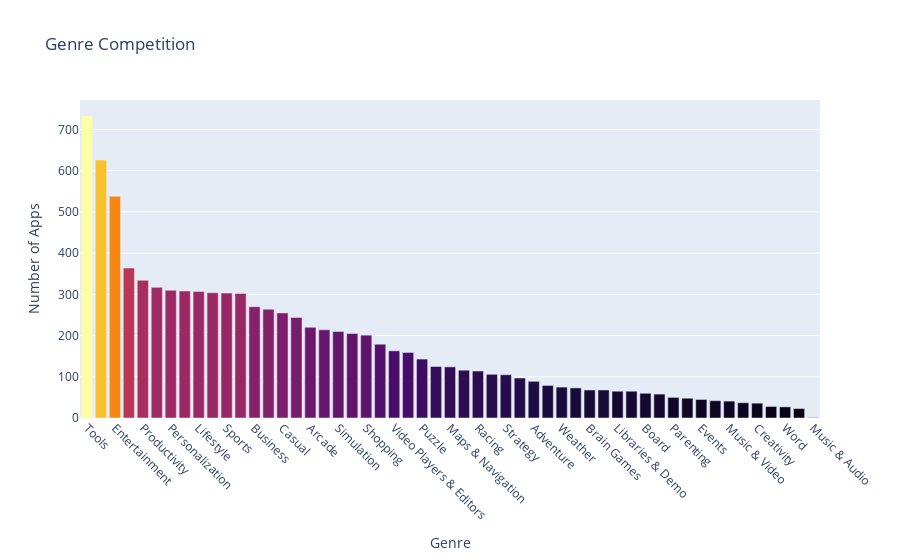

Write notebook code for a chart like this one.
### Markdown cell above
**Challenge**: Can you create this chart with the Series containing the genre data? 

<img src=https://imgur.com/DbcoQli.png width=400>

Try experimenting with the built in colour scales in Plotly. You can find a full list [here](https://plotly.com/python/builtin-colorscales/). 

* Find a way to set the colour scale using the color_continuous_scale parameter. 
* Find a way to make the color axis disappear by using coloraxis_showscale.

### Code cell
# genre split comes form upper section of code

genre_count = genre_split.value_counts().reset_index()
genre_count.columns = ['genre','number of apps']

fig = px.bar(
    genre_count,
    x='genre',
    y='number of apps',
    title='Genre Competition',
    color_continuous_scale='Inferno',
    color='number of apps'
)
fig.update_layout(
    xaxis_tickangle=45,
    xaxis_title = 'Genre',
    yaxis_title = 'Number of Apps',
    coloraxis_showscale = False,
    

)

fig.show()

### Figure 1 — Plotly figure (JSON) as saved in the notebook; plotly's stock layout.template omitted (floating-point values rounded to 4 significant figures)
{"data": [{"hovertemplate": "genre=%{x}<br>number of apps=%{marker.color}<extra></extra>", "legendgroup": "", "marker": {"color": [733, 626, 538, 364, 334, 317, 310, 308, 307, 304, 303, 302, 270, 264, 255, 244, 220, 214, 210, 205, 201, 179, 163, 159, 143, 125, 124, 116, 114, 106, 105, 97, 89, 79, 75, 73, 68, 68, 65, 65, 60, 58, 50, 48, 45, 42, 41, 37, 36, 28, 27, 23, 1], "coloraxis": "coloraxis", "pattern": {"shape": ""}}, "name": "", "orientation": "v", "showlegend": false, "textposition": "auto", "type": "bar", "x": ["Tools", "Education", "Entertainment", "Action", "Productivity", "Finance", "Personalization", "Communication", "Lifestyle", "Photography", "Sports", "Medical", "Business", "Health & Fitness", "Casual", "Social", "Arcade", "News & Magazines", "Simulation", "Travel & Local", "Shopping", "Books & Reference", "Video Players & Editors", "Dating", "Puzzle", "Action & Adventure", "Maps & Navigation", "Role Playing", "Racing", "Food & Drink", "Strategy", "Educational", "Adventure", "Pretend Play", "Weather", "Auto & Vehicles", "Brain Games", "House & Home", "Libraries & Demo", "Art & Design", "Board", "Comics", "Parenting", "Card", "Events", "Beauty", "Music & Video", "Casino", "Creativity", "Trivia", "Word", "Music", "Music & Audio"], "xaxis": "x", "y": [733, 626, 538, 364, 334, 317, 310, 308, 307, 304, 303, 302, 270, 264, 255, 244, 220, 214, 210, 205, 201, 179, 163, 159, 143, 125, 124, 116, 114, 106, 105, 97, 89, 79, 75, 73, 68, 68, 65, 65, 60, 58, 50, 48, 45, 42, 41, 37, 36, 28, 27, 23, 1], "yaxis": "y"}], "layout": {"barmode": "relative", "coloraxis": {"colorbar": {"title": {"text": "number of apps"}}, "colorscale": [[0, "#000004"], [0.1111, "#1b0c41"], [0.2222, "#4a0c6b"], [0.3333, "#781c6d"], [0.4444, "#a52c60"], [0.5556, "#cf4446"], [0.6667, "#ed6925"], [0.7778, "#fb9b06"], [0.8889, "#f7d13d"], [1, "#fcffa4"]], "showscale": false}, "legend": {"tracegroupgap": 0}, "title": {"text": "Genre Competition"}, "xaxis": {"anchor": "y", "domain": [0, 1], "tickangle": 45, "title": {"text": "Genre"}}, "yaxis": {"anchor": "x", "domain": [0, 1], "title": {"text": "Number of Apps"}}}}
